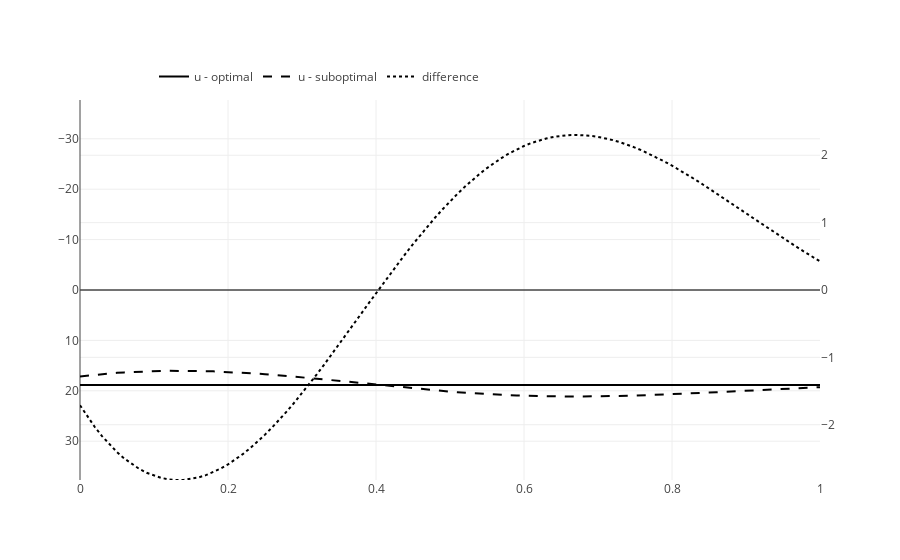

Notebook code cell kept with this figure:
### Code cell
iplot(
    go.Figure(
        data=[
            fig_optimal_control,
            fig_suboptimal_control,
            fig_difference_control
        ],
        layout=go.Layout(
            legend=dict(orientation="h", x=0.1, y=1.1),
            xaxis=dict(
                range=(optimal_model.t0, optimal_model.t1)
            ),
            yaxis1=dict(
                range=(-initial_state[0], initial_state[0])
            ),
            yaxis2=dict(
                range=(-max_dif, max_dif),
                overlaying="y1",
                side="right"
            )
        )
    )
)
